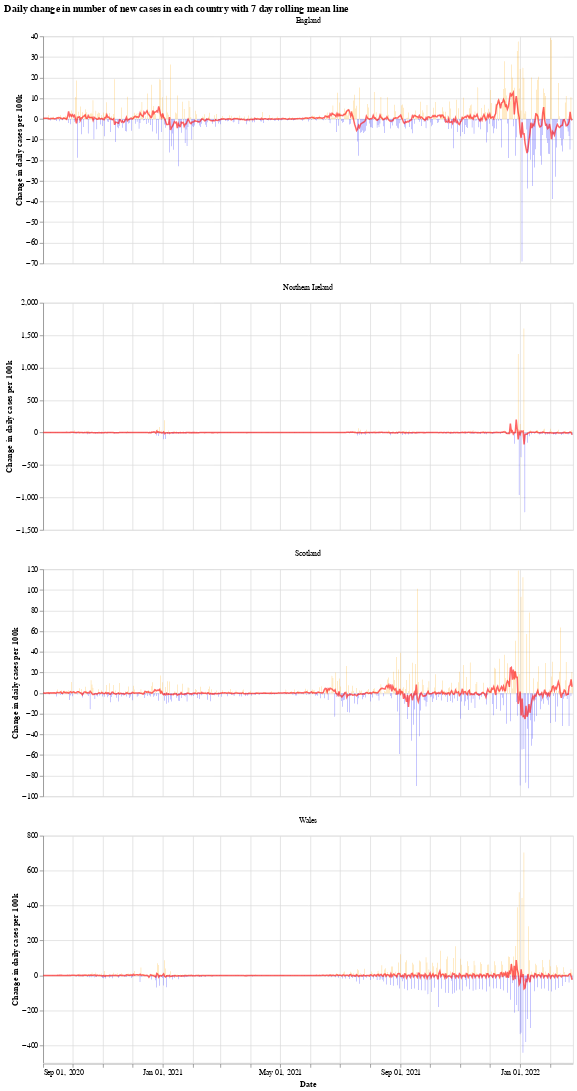

Notebook source saved alongside this figure:
### Markdown cell above
We will use the Python library `Altair` for visualising the data, see the [altair docs](https://altair-viz.github.io/) for more information.

First we have a graph which shows the daily change in the number of new cases for each country. This number jumps up and down all over the place, which is likely due to delay in reporting of new cases over the weekend. Another interesting thing is that it looks like the daily cases in Wales experienced a much shorter period of calm over the summer (calm in the sense of daily cases not jumping up and down).

The orange bars are days when the number of new cases (per 100k population) was more than the previous day, while the blue are days when the number of new cases dropped. The red line is the 7 day moving average. 

When the moving average line is below 0, it means that there is a consistent drop in new cases. We can see this clearly happening around the times that lockdowns were introduced (though, to varying degrees). I will update the graphs soon with a marker of when each lockdown started.

### Code cell
# collapse
import altair as alt

bars = alt.Chart(uk_cases).mark_bar().encode(
    x=alt.X("yearmonthdate(date):T", axis=alt.Axis(title='Date')),
    y=alt.Y("casesChangeRate:Q", axis=alt.Axis(title='Change in daily cases per 100k')),
    tooltip='casesChange',
    color=alt.condition(
        alt.datum.casesChangeRate > 0,
        alt.value("orange"),  # The positive color
        alt.value("blue")  # The negative color
    )
).properties(title='Daily change in number of new cases with 7 day rolling mean',width=700).interactive()

line = alt.Chart(uk_cases).mark_line(
    color='red',
    size=2,
    opacity=0.6
).transform_window(
    rolling_mean='mean(casesChangeRate)',
    frame=[0, 7],
    groupby=['areaName']
).encode(
    x='yearmonthdate(date):T',
    y='rolling_mean:Q'
)

alt.layer(bars, line, data=uk_cases).facet(alt.Column(
    'areaName', title=''), columns=1).resolve_scale(y='independent').properties(title='Daily change in number of new cases in each country with 7 day rolling mean line')

### Figure 1 — Vega-Lite specification as saved in the notebook (floating-point values rounded to 4 significant figures; data arrays with more than 128 entries replaced by an {"elided": "..."} marker saying what was removed)
{"config": {"view": {"continuousWidth": 400, "continuousHeight": 300}}, "data": {"name": "data-125976c37c56d832235daa8f692e4579"}, "facet": {"type": "nominal", "field": "areaName", "title": ""}, "spec": {"layer": [{"mark": "bar", "encoding": {"color": {"condition": {"value": "orange", "test": "(datum.casesChangeRate > 0)"}, "value": "blue"}, "tooltip": {"type": "quantitative", "field": "casesChange"}, "x": {"type": "temporal", "axis": {"title": "Date"}, "field": "date", "timeUnit": "yearmonthdate"}, "y": {"type": "quantitative", "axis": {"title": "Change in daily cases per 100k"}, "field": "casesChangeRate"}}, "selection": {"selector001": {"type": "interval", "bind": "scales", "encodings": ["x", "y"]}}, "title": "Daily change in number of new cases with 7 day rolling mean", "width": 700}, {"mark": {"type": "line", "color": "red", "opacity": 0.6, "size": 2}, "encoding": {"x": {"type": "temporal", "field": "date", "timeUnit": "yearmonthdate"}, "y": {"type": "quantitative", "field": "rolling_mean"}}, "transform": [{"window": [{"op": "mean", "field": "casesChangeRate", "as": "rolling_mean"}], "frame": [0, 7], "groupby": ["areaName"]}]}]}, "columns": 1, "resolve": {"scale": {"y": "independent"}}, "title": "Daily change in number of new cases in each country with 7 day rolling mean line", "$schema": "https://vega.github.io/schema/vega-lite/v4.8.1.json", "datasets": {"data-125976c37c56d832235daa8f692e4579": {"elided": "2164 records"}}}
